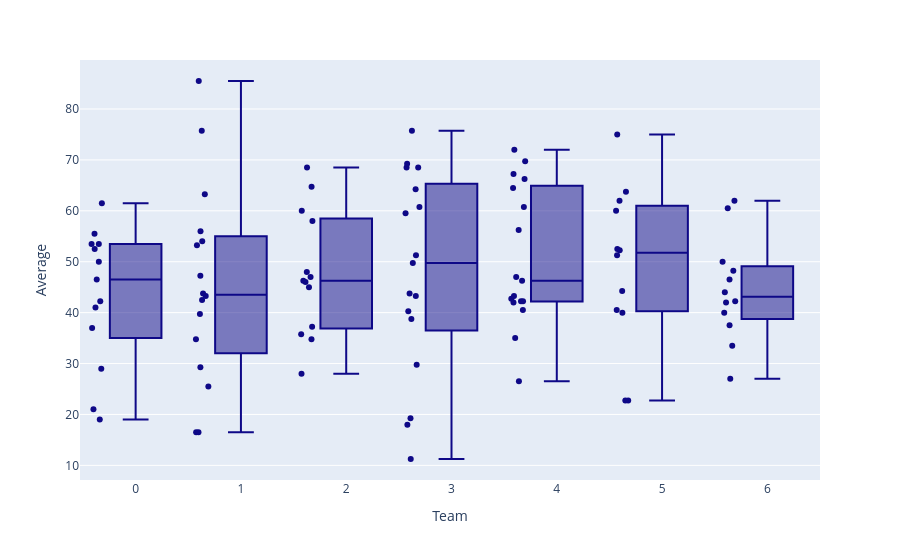

The notebook cell saved with this chart:
### Code cell
import plotly.express as px
fig = px.box(data, x='Team', y='Average', points='all')
fig.update_traces(marker=dict(color='#0e0887'))
fig.show()

### Figure 1 — Plotly figure (JSON) as saved in the notebook; plotly's stock layout.template omitted (floating-point values rounded to 4 significant figures)
{"data": [{"alignmentgroup": "True", "boxpoints": "all", "hovertemplate": "Team=%{x}<br>Average=%{y}<extra></extra>", "legendgroup": "", "marker": {"color": "#0e0887"}, "name": "", "notched": false, "offsetgroup": "", "orientation": "v", "showlegend": false, "type": "box", "x": [3, 1, 3, 3, 0, 3, 1, 6, 5, 1, 0, 4, 4, 5, 3, 2, 4, 0, 3, 6, 4, 5, 1, 1, 4, 2, 0, 3, 3, 5, 5, 4, 1, 6, 5, 0, 4, 4, 4, 4, 6, 2, 0, 1, 3, 6, 6, 5, 0, 1, 0, 1, 4, 6, 5, 2, 3, 1, 1, 5, 3, 0, 2, 2, 4, 2, 1, 6, 4, 2, 3, 6, 3, 6, 6, 6, 4, 3, 2, 1, 2, 1, 0, 3, 4, 1, 1, 5, 0, 4, 2, 3, 5, 2, 0, 4, 0, 2, 3, 5], "x0": " ", "xaxis": "x", "y": [49.75, 16.5, 11.25, 51.25, 52.5, 68.5, 56, 60.5, 52.5, 85.5, 61.5, 35, 67.25, 40.5, 38.75, 45, 42.75, 46.5, 64.25, 33.5, 46.25, 40, 25.5, 39.75, 69.75, 48, 19, 29.75, 59.5, 75, 60, 42.25, 75.75, 27, 22.75, 37, 60.75, 47, 42.25, 42, 48.25, 64.75, 50, 42.5, 18, 44, 42, 51.25, 55.5, 43.25, 42.25, 29.25, 43.25, 50, 44.25, 37.25, 19.25, 63.25, 54, 62, 40.25, 53.5, 35.75, 34.75, 56.25, 58, 16.5, 46.5, 26.5, 46, 75.75, 62, 60.75, 42.25, 37.5, 40, 40.5, 68.5, 47, 53.25, 46.25, 47.25, 29, 43.75, 66.25, 34.75, 43.75, 52.25, 21, 72, 60, 69.25, 63.75, 68.5, 53.5, 64.5, 41, 28, 43.25, 22.75], "y0": " ", "yaxis": "y"}], "layout": {"boxmode": "group", "legend": {"tracegroupgap": 0}, "margin": {"t": 60}, "xaxis": {"anchor": "y", "domain": [0, 1], "title": {"text": "Team"}}, "yaxis": {"anchor": "x", "domain": [0, 1], "title": {"text": "Average"}}}}
